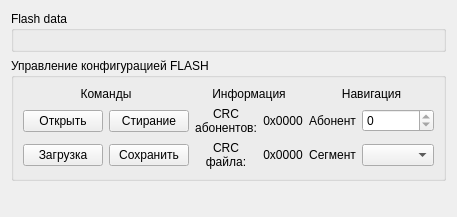
       <widget class="QWidget" name="page_3">
        <property name="geometry">
         <rect>
          <x>0</x>
          <y>0</y>
          <width>426</width>
          <height>217</height>
         </rect>
        </property>
        <attribute name="label">
         <string> Управление flash</string>
        </attribute>
        <layout class="QGridLayout" name="gridLayout_31">
         <item row="0" column="0">
          <widget class="QGroupBox" name="gbFlashData">
           <property name="minimumSize">
            <size>
             <width>0</width>
             <height>0</height>
            </size>
           </property>
           <property name="title">
            <string>Flash data</string>
           </property>
           <layout class="QGridLayout" name="gridLayout_33">
            <item row="0" column="0">
             <layout class="QVBoxLayout" name="sul_flash_layout">
              <property name="spacing">
               <number>6</number>
              </property>
             </layout>
            </item>
           </layout>
          </widget>
         </item>
         <item row="1" column="0">
          <widget class="QGroupBox" name="groupBox_21">
           <property name="title">
            <string>Управление конфигурацией FLASH</string>
           </property>
           <layout class="QGridLayout" name="gridLayout_32">
            <item row="0" column="0">
             <layout class="QGridLayout" name="gridLayout_5">
              <property name="spacing">
               <number>6</number>
              </property>
              <item row="2" column="2">
               <widget class="QLabel" name="label_27">
                <property name="text">
                 <string>CRC файла:</string>
                </property>
                <property name="alignment">
                 <set>Qt::AlignCenter</set>
                </property>
                <property name="wordWrap">
                 <bool>true</bool>
                </property>
               </widget>
              </item>
              <item row="2" column="1">
               <widget class="QPushButton" name="btnFlashSave">
                <property name="text">
                 <string>Сохранить</string>
                </property>
               </widget>
              </item>
              <item row="0" column="0" colspan="2">
               <widget class="QLabel" name="label_30">
                <property name="text">
                 <string>Команды</string>
                </property>
                <property name="alignment">
                 <set>Qt::AlignCenter</set>
                </property>
               </widget>
              </item>
              <item row="2" column="3">
               <widget class="QLabel" name="lblFileCRC">
                <property name="font">
                 <font>
                  <weight>50</weight>
                  <bold>false</bold>
                 </font>
                </property>
                <property name="text">
                 <string>0x0000</string>
                </property>
                <property name="alignment">
                 <set>Qt::AlignCenter</set>
                </property>
               </widget>
              </item>
              <item row="1" column="2">
               <widget class="QLabel" name="label_25">
                <property name="text">
                 <string>CRC абонентов:</string>
                </property>
                <property name="alignment">
                 <set>Qt::AlignCenter</set>
                </property>
                <property name="wordWrap">
                 <bool>true</bool>
                </property>
               </widget>
              </item>
              <item row="1" column="4">
               <widget class="QLabel" name="label_33">
                <property name="text">
                 <string>Абонент</string>
                </property>
                <property name="alignment">
                 <set>Qt::AlignCenter</set>
                </property>
               </widget>
              </item>
              <item row="0" column="4" colspan="2">
               <widget class="QLabel" name="label_29">
                <property name="text">
                 <string>Навигация</string>
                </property>
                <property name="alignment">
                 <set>Qt::AlignCenter</set>
                </property>
               </widget>
              </item>
              <item row="2" column="4">
               <widget class="QLabel" name="label_22">
                <property name="text">
                 <string>Сегмент</string>
                </property>
                <property name="alignment">
                 <set>Qt::AlignCenter</set>
                </property>
               </widget>
              </item>
              <item row="1" column="3">
               <widget class="QLabel" name="lblHwCRC">
                <property name="font">
                 <font>
                  <weight>50</weight>
                  <bold>false</bold>
                 </font>
                </property>
                <property name="text">
                 <string>0x0000</string>
                </property>
                <property name="alignment">
                 <set>Qt::AlignCenter</set>
                </property>
               </widget>
              </item>
              <item row="2" column="0">
               <widget class="QPushButton" name="btnFlashLoad">
                <property name="text">
                 <string>Загрузка</string>
                </property>
               </widget>
              </item>
              <item row="1" column="1">
               <widget class="QPushButton" name="btnFlashErase">
                <property name="text">
                 <string>Стирание</string>
                </property>
               </widget>
              </item>
              <item row="0" column="2" colspan="2">
               <widget class="QLabel" name="label_24">
                <property name="text">
                 <string>Информация</string>
                </property>
                <property name="alignment">
                 <set>Qt::AlignCenter</set>
                </property>
               </widget>
              </item>
              <item row="1" column="0">
               <widget class="QPushButton" name="btnFlashFileOpen">
                <property name="text">
                 <string>Открыть</string>
                </property>
               </widget>
              </item>
              <item row="2" column="5">
               <widget class="QComboBox" name="cbFlashSegmentName"/>
              </item>
              <item row="1" column="5">
               <widget class="QSpinBox" name="spbFlashAbonentNumber">
                <property name="minimum">
                 <number>0</number>
                </property>
                <property name="maximum">
                 <number>0</number>
                </property>
                <property name="value">
                 <number>0</number>
                </property>
               </widget>
              </item>
             </layout>
            </item>
           </layout>
          </widget>
         </item>
         <item row="2" column="0">
          <spacer name="verticalSpacer_8">
           <property name="orientation">
            <enum>Qt::Vertical</enum>
           </property>
           <property name="sizeHint" stdset="0">
            <size>
             <width>20</width>
             <height>40</height>
            </size>
           </property>
          </spacer>
         </item>
        </layout>
       </widget>
